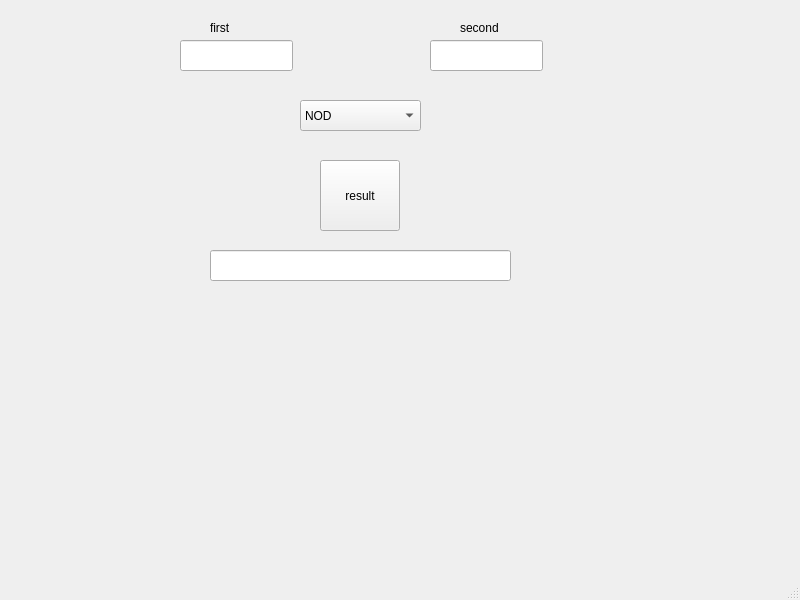
<?xml version="1.0" encoding="UTF-8"?>
<ui version="4.0">
 <class>chislui</class>
 <widget class="QMainWindow" name="chislui">
  <property name="geometry">
   <rect>
    <x>0</x>
    <y>0</y>
    <width>800</width>
    <height>600</height>
   </rect>
  </property>
  <property name="windowTitle">
   <string>chislui</string>
  </property>
  <widget class="QWidget" name="centralwidget">
   <widget class="QPushButton" name="res">
    <property name="geometry">
     <rect>
      <x>320</x>
      <y>160</y>
      <width>80</width>
      <height>71</height>
     </rect>
    </property>
    <property name="text">
     <string>result</string>
    </property>
   </widget>
   <widget class="QComboBox" name="oper">
    <property name="geometry">
     <rect>
      <x>300</x>
      <y>100</y>
      <width>121</width>
      <height>31</height>
     </rect>
    </property>
    <item>
     <property name="text">
      <string>NOD</string>
     </property>
    </item>
    <item>
     <property name="text">
      <string>NOK</string>
     </property>
    </item>
    <item>
     <property name="text">
      <string>prime</string>
     </property>
    </item>
    <item>
     <property name="text">
      <string>Armstrong</string>
     </property>
    </item>
   </widget>
   <widget class="QLineEdit" name="in1">
    <property name="geometry">
     <rect>
      <x>180</x>
      <y>40</y>
      <width>113</width>
      <height>31</height>
     </rect>
    </property>
   </widget>
   <widget class="QLineEdit" name="in2">
    <property name="geometry">
     <rect>
      <x>430</x>
      <y>40</y>
      <width>113</width>
      <height>31</height>
     </rect>
    </property>
   </widget>
   <widget class="QLabel" name="label">
    <property name="geometry">
     <rect>
      <x>210</x>
      <y>20</y>
      <width>49</width>
      <height>16</height>
     </rect>
    </property>
    <property name="text">
     <string>first</string>
    </property>
   </widget>
   <widget class="QLabel" name="label_2">
    <property name="geometry">
     <rect>
      <x>460</x>
      <y>20</y>
      <width>49</width>
      <height>16</height>
     </rect>
    </property>
    <property name="text">
     <string>second</string>
    </property>
   </widget>
   <widget class="QLineEdit" name="out">
    <property name="geometry">
     <rect>
      <x>210</x>
      <y>250</y>
      <width>301</width>
      <height>31</height>
     </rect>
    </property>
    <property name="styleSheet">
     <string notr="true"/>
    </property>
    <property name="readOnly">
     <bool>true</bool>
    </property>
   </widget>
  </widget>
  <widget class="QMenuBar" name="menubar">
   <property name="geometry">
    <rect>
     <x>0</x>
     <y>0</y>
     <width>800</width>
     <height>21</height>
    </rect>
   </property>
  </widget>
  <widget class="QStatusBar" name="statusbar"/>
 </widget>
 <resources/>
 <connections/>
</ui>
